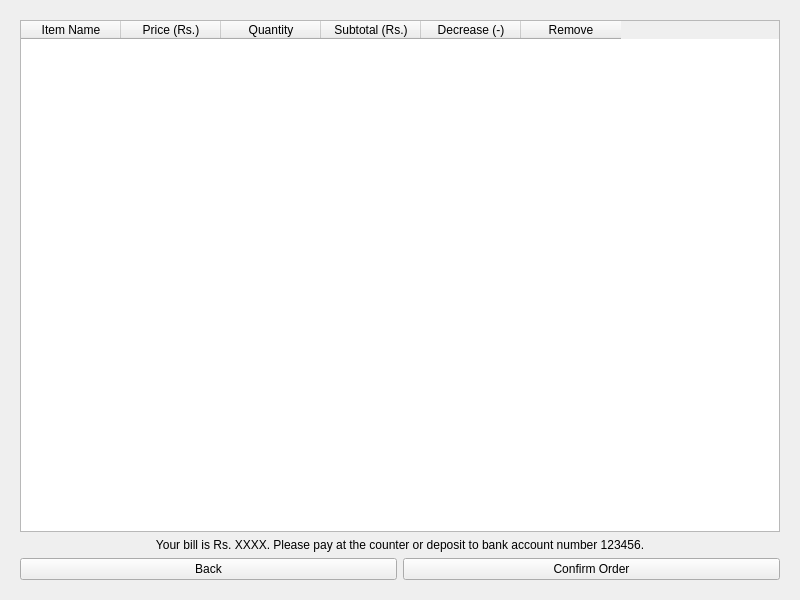
<?xml version="1.0" encoding="UTF-8"?>
<ui version="4.0">
 <class>CheckoutPage</class>
 <widget class="QWidget" name="CheckoutPage">
  <property name="geometry">
   <rect>
    <x>0</x>
    <y>0</y>
    <width>800</width>
    <height>600</height>
   </rect>
  </property>
  <property name="windowTitle">
   <string>Checkout</string>
  </property>
  <layout class="QVBoxLayout" name="verticalLayout">
   <item>
    <widget class="QStackedWidget" name="stackedWidget">
     <widget class="QWidget" name="pageCartView">
      <layout class="QVBoxLayout" name="cartLayout">
       <item>
        <widget class="QTableWidget" name="cartTable">
         <property name="columnCount">
          <number>6</number>
         </property>
         <property name="rowCount">
          <number>0</number>
         </property>
         <column>
          <property name="text">
           <string>Item Name</string>
          </property>
         </column>
         <column>
          <property name="text">
           <string>Price (Rs.)</string>
          </property>
         </column>
         <column>
          <property name="text">
           <string>Quantity</string>
          </property>
         </column>
         <column>
          <property name="text">
           <string>Subtotal (Rs.)</string>
          </property>
         </column>
         <column>
          <property name="text">
           <string>Decrease (-)</string>
          </property>
         </column>
         <column>
          <property name="text">
           <string>Remove</string>
          </property>
         </column>
        </widget>
       </item>
       <item>
        <widget class="QLabel" name="labelBill">
         <property name="text">
          <string>Your bill is Rs. XXXX. Please pay at the counter or deposit to bank account number 123456.</string>
         </property>
         <property name="alignment">
          <set>Qt::AlignCenter</set>
         </property>
        </widget>
       </item>
       <item>
        <layout class="QHBoxLayout" name="buttonLayout">
         <item>
          <widget class="QPushButton" name="backButton">
           <property name="text">
            <string>Back</string>
           </property>
          </widget>
         </item>
         <item>
          <widget class="QPushButton" name="confirmOrderButton">
           <property name="text">
            <string>Confirm Order</string>
           </property>
          </widget>
         </item>
        </layout>
       </item>
      </layout>
     </widget>
     <widget class="QWidget" name="pageBillView">
      <layout class="QVBoxLayout" name="billLayout">
       <item>
        <widget class="QTableWidget" name="billTable"/>
       </item>
       <item>
        <layout class="QHBoxLayout" name="billButtonsLayout">
         <item>
          <widget class="QPushButton" name="billBackButton">
           <property name="text">
            <string>Back to Cart</string>
           </property>
          </widget>
         </item>
         <item>
          <widget class="QPushButton" name="confirmPaymentButton">
           <property name="text">
            <string>Confirm Payment</string>
           </property>
          </widget>
         </item>
        </layout>
       </item>
      </layout>
     </widget>
    </widget>
   </item>
  </layout>
 </widget>
 <resources/>
 <connections/>
</ui>
